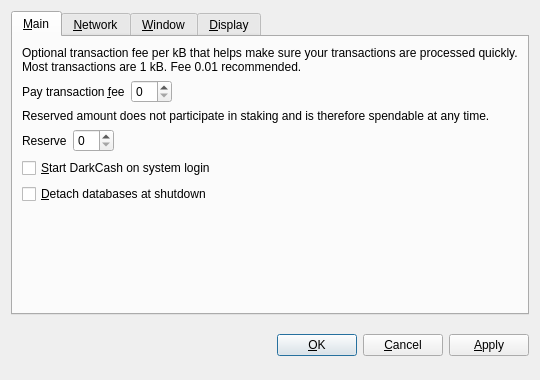
<?xml version="1.0" encoding="UTF-8"?>
<ui version="4.0">
 <class>OptionsDialog</class>
 <widget class="QDialog" name="OptionsDialog">
  <property name="geometry">
   <rect>
    <x>0</x>
    <y>0</y>
    <width>540</width>
    <height>380</height>
   </rect>
  </property>
  <property name="windowTitle">
   <string>Options</string>
  </property>
  <property name="modal">
   <bool>true</bool>
  </property>
  <layout class="QVBoxLayout" name="verticalLayout">
   <item>
    <widget class="QTabWidget" name="tabWidget">
     <property name="tabPosition">
      <enum>QTabWidget::North</enum>
     </property>
     <property name="currentIndex">
      <number>0</number>
     </property>
     <widget class="QWidget" name="tabMain">
      <attribute name="title">
       <string>&amp;Main</string>
      </attribute>
      <layout class="QVBoxLayout" name="verticalLayout_Main">
       <item>
        <widget class="QLabel" name="transactionFeeInfoLabel">
         <property name="text">
          <string>Optional transaction fee per kB that helps make sure your transactions are processed quickly. Most transactions are 1 kB. Fee 0.01 recommended.</string>
         </property>
         <property name="textFormat">
          <enum>Qt::PlainText</enum>
         </property>
         <property name="wordWrap">
          <bool>true</bool>
         </property>
        </widget>
       </item>
       <item>
        <layout class="QHBoxLayout" name="horizontalLayoutFee">
         <item>
          <widget class="QLabel" name="transactionFeeLabel">
           <property name="text">
            <string>Pay transaction &amp;fee</string>
           </property>
           <property name="textFormat">
            <enum>Qt::PlainText</enum>
           </property>
           <property name="buddy">
            <cstring>transactionFee</cstring>
           </property>
          </widget>
         </item>
         <item>
          <widget class="BitcoinAmountField" name="transactionFee"/>
         </item>
         <item>
          <spacer name="horizontalSpacerFee">
           <property name="orientation">
            <enum>Qt::Horizontal</enum>
           </property>
           <property name="sizeHint" stdset="0">
            <size>
             <width>40</width>
             <height>20</height>
            </size>
           </property>
          </spacer>
         </item>
        </layout>
       </item>
       <item>
        <widget class="QLabel" name="reserveBalanceInfoLabel">
         <property name="text">
          <string>Reserved amount does not participate in staking and is therefore spendable at any time.</string>
         </property>
         <property name="textFormat">
          <enum>Qt::PlainText</enum>
         </property>
         <property name="wordWrap">
          <bool>true</bool>
         </property>
        </widget>
       </item>
       <item>
        <layout class="QHBoxLayout" name="horizontalLayoutReserveBalance">
         <item>
          <widget class="QLabel" name="reserveBalanceLabel">
           <property name="text">
            <string>Reserve</string>
           </property>
           <property name="textFormat">
            <enum>Qt::PlainText</enum>
           </property>
           <property name="buddy">
            <cstring>reserveBalance</cstring>
           </property>
          </widget>
         </item>
         <item>
          <widget class="BitcoinAmountField" name="reserveBalance"/>
         </item>
         <item>
          <spacer name="horizontalSpacerReserveBalance">
           <property name="orientation">
            <enum>Qt::Horizontal</enum>
           </property>
           <property name="sizeHint" stdset="0">
            <size>
             <width>40</width>
             <height>20</height>
            </size>
           </property>
          </spacer>
         </item>
        </layout>
       </item>
       <item>
        <widget class="QCheckBox" name="bitcoinAtStartup">
         <property name="toolTip">
          <string>Automatically start DarkCash after logging in to the system.</string>
         </property>
         <property name="text">
          <string>&amp;Start DarkCash on system login</string>
         </property>
        </widget>
       </item>
       <item>
        <widget class="QCheckBox" name="detachDatabases">
         <property name="toolTip">
          <string>Detach block and address databases at shutdown. This means they can be moved to another data directory, but it slows down shutdown. The wallet is always detached.</string>
         </property>
         <property name="text">
          <string>&amp;Detach databases at shutdown</string>
         </property>
        </widget>
       </item>
       <item>
        <spacer name="verticalSpacer_Main">
         <property name="orientation">
          <enum>Qt::Vertical</enum>
         </property>
         <property name="sizeHint" stdset="0">
          <size>
           <width>20</width>
           <height>40</height>
          </size>
         </property>
        </spacer>
       </item>
      </layout>
     </widget>
     <widget class="QWidget" name="tabNetwork">
      <attribute name="title">
       <string>&amp;Network</string>
      </attribute>
      <layout class="QVBoxLayout" name="verticalLayout_Network">
       <item>
        <widget class="QCheckBox" name="mapPortUpnp">
         <property name="toolTip">
          <string>Automatically open the DarkCash client port on the router. This only works when your router supports UPnP and it is enabled.</string>
         </property>
         <property name="text">
          <string>Map port using &amp;UPnP</string>
         </property>
        </widget>
       </item>
       <item>
        <widget class="QCheckBox" name="connectSocks">
         <property name="toolTip">
          <string>Connect to the DarkCash network through a SOCKS proxy (e.g. when connecting through Tor).</string>
         </property>
         <property name="text">
          <string>&amp;Connect through SOCKS proxy:</string>
         </property>
        </widget>
       </item>
       <item>
        <layout class="QHBoxLayout" name="horizontalLayout_Network">
         <item>
          <widget class="QLabel" name="proxyIpLabel">
           <property name="text">
            <string>Proxy &amp;IP:</string>
           </property>
           <property name="textFormat">
            <enum>Qt::PlainText</enum>
           </property>
           <property name="buddy">
            <cstring>proxyIp</cstring>
           </property>
          </widget>
         </item>
         <item>
          <widget class="QValidatedLineEdit" name="proxyIp">
           <property name="maximumSize">
            <size>
             <width>140</width>
             <height>16777215</height>
            </size>
           </property>
           <property name="toolTip">
            <string>IP address of the proxy (e.g. 127.0.0.1)</string>
           </property>
          </widget>
         </item>
         <item>
          <widget class="QLabel" name="proxyPortLabel">
           <property name="text">
            <string>&amp;Port:</string>
           </property>
           <property name="textFormat">
            <enum>Qt::PlainText</enum>
           </property>
           <property name="buddy">
            <cstring>proxyPort</cstring>
           </property>
          </widget>
         </item>
         <item>
          <widget class="QLineEdit" name="proxyPort">
           <property name="maximumSize">
            <size>
             <width>55</width>
             <height>16777215</height>
            </size>
           </property>
           <property name="toolTip">
            <string>Port of the proxy (e.g. 9050)</string>
           </property>
          </widget>
         </item>
         <item>
          <widget class="QLabel" name="socksVersionLabel">
           <property name="text">
            <string>SOCKS &amp;Version:</string>
           </property>
           <property name="textFormat">
            <enum>Qt::PlainText</enum>
           </property>
           <property name="buddy">
            <cstring>socksVersion</cstring>
           </property>
          </widget>
         </item>
         <item>
          <widget class="QValueComboBox" name="socksVersion">
           <property name="toolTip">
            <string>SOCKS version of the proxy (e.g. 5)</string>
           </property>
          </widget>
         </item>
         <item>
          <spacer name="horizontalSpacer_Network">
           <property name="orientation">
            <enum>Qt::Horizontal</enum>
           </property>
           <property name="sizeHint" stdset="0">
            <size>
             <width>40</width>
             <height>20</height>
            </size>
           </property>
          </spacer>
         </item>
        </layout>
       </item>
       <item>
        <spacer name="verticalSpacer_Network">
         <property name="orientation">
          <enum>Qt::Vertical</enum>
         </property>
         <property name="sizeHint" stdset="0">
          <size>
           <width>20</width>
           <height>40</height>
          </size>
         </property>
        </spacer>
       </item>
      </layout>
     </widget>
     <widget class="QWidget" name="tabWindow">
      <attribute name="title">
       <string>&amp;Window</string>
      </attribute>
      <layout class="QVBoxLayout" name="verticalLayout_Window">
       <item>
        <widget class="QCheckBox" name="minimizeToTray">
         <property name="toolTip">
          <string>Show only a tray icon after minimizing the window.</string>
         </property>
         <property name="text">
          <string>&amp;Minimize to the tray instead of the taskbar</string>
         </property>
        </widget>
       </item>
       <item>
        <widget class="QCheckBox" name="minimizeOnClose">
         <property name="toolTip">
          <string>Minimize instead of exit the application when the window is closed. When this option is enabled, the application will be closed only after selecting Quit in the menu.</string>
         </property>
         <property name="text">
          <string>M&amp;inimize on close</string>
         </property>
        </widget>
       </item>
       <item>
        <spacer name="verticalSpacer_Window">
         <property name="orientation">
          <enum>Qt::Vertical</enum>
         </property>
         <property name="sizeHint" stdset="0">
          <size>
           <width>20</width>
           <height>40</height>
          </size>
         </property>
        </spacer>
       </item>
      </layout>
     </widget>
     <widget class="QWidget" name="tabDisplay">
      <attribute name="title">
       <string>&amp;Display</string>
      </attribute>
      <layout class="QVBoxLayout" name="verticalLayout_Display">
       <item>
        <layout class="QHBoxLayout" name="horizontalLayout_1_Display">
         <item>
          <widget class="QLabel" name="langLabel">
           <property name="text">
            <string>User Interface &amp;language:</string>
           </property>
           <property name="textFormat">
            <enum>Qt::PlainText</enum>
           </property>
           <property name="buddy">
            <cstring>lang</cstring>
           </property>
          </widget>
         </item>
         <item>
          <widget class="QValueComboBox" name="lang">
           <property name="toolTip">
            <string>The user interface language can be set here. This setting will take effect after restarting DarkCash.</string>
           </property>
          </widget>
         </item>
        </layout>
       </item>
       <item>
        <layout class="QHBoxLayout" name="horizontalLayout_2_Display">
         <item>
          <widget class="QLabel" name="unitLabel">
           <property name="text">
            <string>&amp;Unit to show amounts in:</string>
           </property>
           <property name="textFormat">
            <enum>Qt::PlainText</enum>
           </property>
           <property name="buddy">
            <cstring>unit</cstring>
           </property>
          </widget>
         </item>
         <item>
          <widget class="QValueComboBox" name="unit">
           <property name="toolTip">
            <string>Choose the default subdivision unit to show in the interface and when sending coins.</string>
           </property>
          </widget>
         </item>
        </layout>
       </item>
       <item>
        <widget class="QCheckBox" name="displayAddresses">
         <property name="toolTip">
          <string>Whether to show DarkCash addresses in the transaction list or not.</string>
         </property>
         <property name="text">
          <string>&amp;Display addresses in transaction list</string>
         </property>
        </widget>
       </item>
       <item>
        <widget class="QCheckBox" name="coinControlFeatures">
         <property name="toolTip">
          <string>Whether to show coin control features or not.</string>
         </property>
         <property name="text">
          <string>Display coin &amp;control features (experts only!)</string>
         </property>
        </widget>
       </item>
       <item>
        <spacer name="verticalSpacer_Display">
         <property name="orientation">
          <enum>Qt::Vertical</enum>
         </property>
         <property name="sizeHint" stdset="0">
          <size>
           <width>20</width>
           <height>40</height>
          </size>
         </property>
        </spacer>
       </item>
      </layout>
     </widget>
    </widget>
   </item>
   <item>
    <layout class="QHBoxLayout" name="horizontalLayout_Buttons">
     <item>
      <spacer name="horizontalSpacer_1">
       <property name="orientation">
        <enum>Qt::Horizontal</enum>
       </property>
       <property name="sizeHint" stdset="0">
        <size>
         <width>40</width>
         <height>48</height>
        </size>
       </property>
      </spacer>
     </item>
     <item>
      <widget class="QLabel" name="statusLabel">
       <property name="font">
        <font>
         <weight>75</weight>
         <bold>true</bold>
        </font>
       </property>
       <property name="text">
        <string/>
       </property>
       <property name="textFormat">
        <enum>Qt::PlainText</enum>
       </property>
       <property name="wordWrap">
        <bool>true</bool>
       </property>
      </widget>
     </item>
     <item>
      <spacer name="horizontalSpacer_2">
       <property name="orientation">
        <enum>Qt::Horizontal</enum>
       </property>
       <property name="sizeHint" stdset="0">
        <size>
         <width>40</width>
         <height>48</height>
        </size>
       </property>
      </spacer>
     </item>
     <item>
      <widget class="QPushButton" name="okButton">
       <property name="text">
        <string>&amp;OK</string>
       </property>
      </widget>
     </item>
     <item>
      <widget class="QPushButton" name="cancelButton">
       <property name="text">
        <string>&amp;Cancel</string>
       </property>
       <property name="autoDefault">
        <bool>false</bool>
       </property>
      </widget>
     </item>
     <item>
      <widget class="QPushButton" name="applyButton">
       <property name="text">
        <string>&amp;Apply</string>
       </property>
       <property name="autoDefault">
        <bool>false</bool>
       </property>
      </widget>
     </item>
    </layout>
   </item>
  </layout>
 </widget>
 <customwidgets>
  <customwidget>
   <class>BitcoinAmountField</class>
   <extends>QSpinBox</extends>
   <header>bitcoinamountfield.h</header>
  </customwidget>
  <customwidget>
   <class>QValueComboBox</class>
   <extends>QComboBox</extends>
   <header>qvaluecombobox.h</header>
  </customwidget>
  <customwidget>
   <class>QValidatedLineEdit</class>
   <extends>QLineEdit</extends>
   <header>qvalidatedlineedit.h</header>
  </customwidget>
 </customwidgets>
 <resources/>
 <connections/>
</ui>
